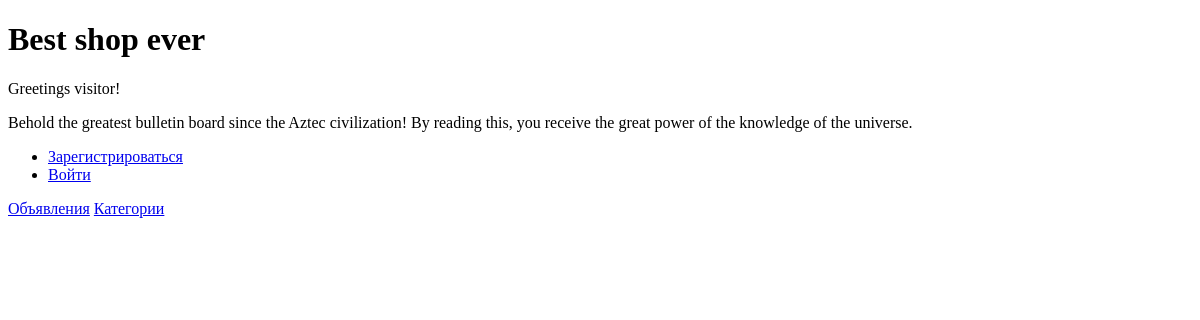
The app's page /, older data.
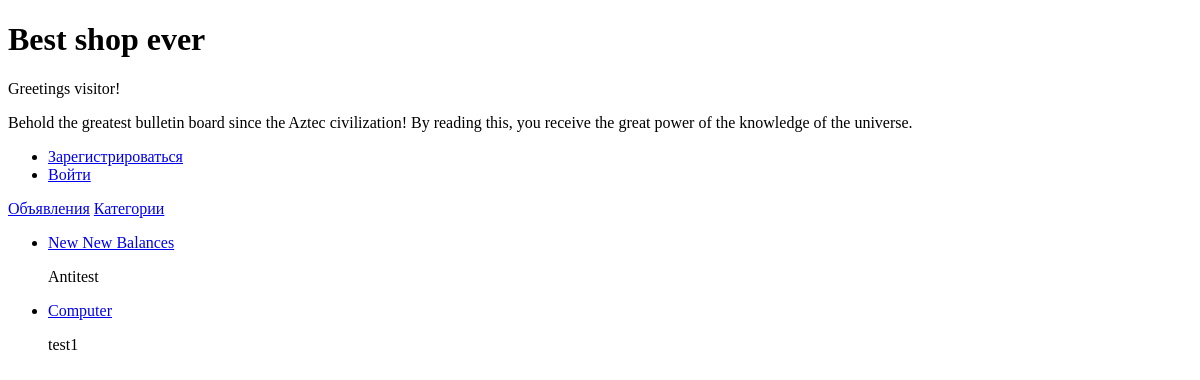
The same page, newer data.
### ads/models.py (models this page shows, shortened)
class Advertisement(models.Model):
    author = models.ForeignKey(CustomUser, on_delete=models.CASCADE, related_name='ads')
    title = models.CharField(max_length=150, blank=False)
    description = models.TextField(max_length=5000, blank=False)
    image = models.ImageField(upload_to=ad_image_path)
    date_pub = models.DateTimeField(auto_now_add=True)
    date_edit = models.DateTimeField(auto_now=True)
    category = models.ForeignKey(Category, on_delete=models.SET_DEFAULT, related_name='advertisements', default=Category.get_default_pk)

### core/models.py (models this page shows, shortened)
class CustomUser(AbstractUser):
    birth_date = models.DateField(blank=True, null=True)
    photo = models.ImageField(upload_to=user_profile_photo_path)
    telephone = PhoneField(blank=True)
    email = models.EmailField("email address", blank=False)
    def __str__(self):
        return f"{self.username}"

### ads/views.py (the view)
# urls.py: re_path(r'^$', views.IndexView.as_view(), name='index'),
class IndexView(ListView):
    model = Advertisement
    template_name = 'ads/index.html'
    context_object_name = 'ads'
    queryset = Advertisement.objects.order_by('-date_pub')[:7]

### ads/templates/ads/index.html (shortened to what this page needs)
<!DOCTYPE html>
<html lang="en">
<head>
</head>
<body>
<h1>Best shop ever</h1>
<p>Greetings visitor!</p>
<p>Behold the greatest bulletin board since the Aztec civilization! By reading this, you receive the great power of the
    knowledge of the universe.</p>
{% if user.is_authenticated %}
    <ul>
        <li><a href="{% url 'core:profile' user.id %}">Мой профиль</a></li>
        <li><a href="{% url 'core:logout' %}">Выйти</a></li>
    </ul>
{% else %}
    <ul>
        <li><a href="{% url 'core:signup' %}">Зарегистрироваться</a></li>
        <li><a href="{% url 'core:login' %}">Войти</a></li>
    </ul>
{% endif %}
<a href="{% url 'ads:recent_ads' %}">Объявления</a>
<a href="{% url 'ads:categories' %}">Категории</a>
{% if ads %}
    <ul>
        {% for ad in ads %}
        <li>
            <a href="{% url 'ads:ad_show' ad.id %}">{{ ad.title }}</a>
            <p>{{ ad.author }}</p>
        </li>
        {% endfor %}
    </ul>
{% endif %}
</body>
</html>

Row changes from the older to the newer data that the page shows:
added Advertisement: title "New New Balances", author "Antitest"
added Advertisement: title "Computer", author "test1"
